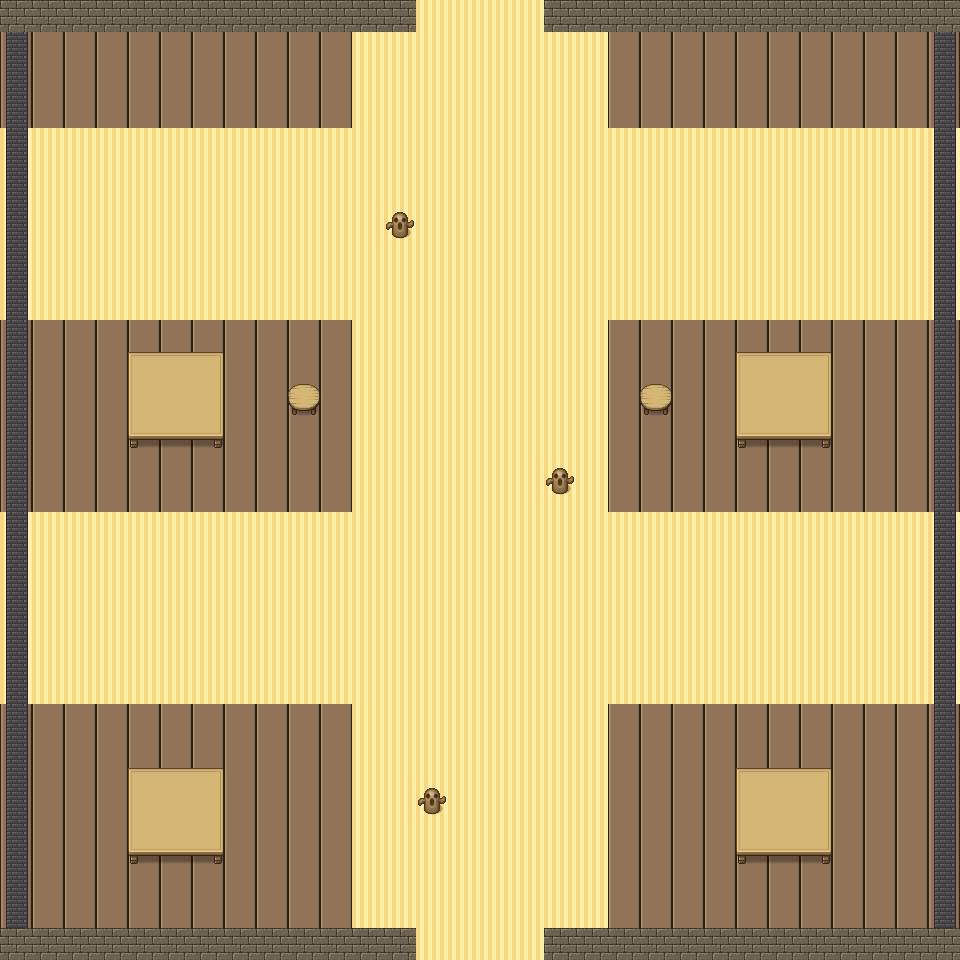

The image is a tile-based game level rendered from a .tmx file. Its description and source (layers, tilesets, objects; grid data summarised) follow:
An orthogonal 30x30 tile map with 32x32 px tiles, 3 tile layers (Capa de patrones 3, Capa de patrones 1, Capa de patrones 2).

<map version="1.5" tiledversion="1.6.0" orientation="orthogonal" renderorder="right-down" width="30" height="30" tilewidth="32" tileheight="32" infinite="0" nextlayerid="4" nextobjectid="1">
 <tileset version="1.4" tiledversion="1.4.1" name="base" tilewidth="32" tileheight="32" tilecount="1064" columns="8">
<image source="base.png" width="256" height="4256" />
</tileset>
 <layer id="3" name="Capa de patrones 3" width="30" height="30">
  <data>[900 cells, 0 non-empty, 0 distinct tile ids]</data>
 </layer>
 <layer id="1" name="Capa de patrones 1" width="30" height="30">
  <data>[900 cells, 900 non-empty, 2 distinct tile ids]</data>
 </layer>
 <layer id="2" name="Capa de patrones 2" width="30" height="30">
  <data>[900 cells, 152 non-empty, 14 distinct tile ids]</data>
 </layer>
</map>
